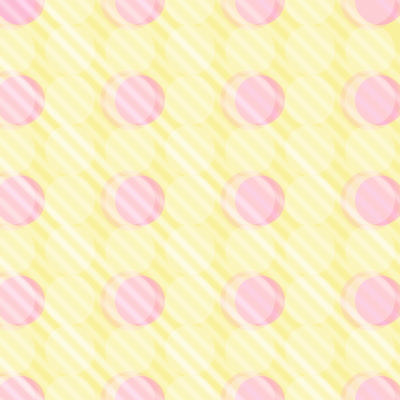
Frame 1 (no input)
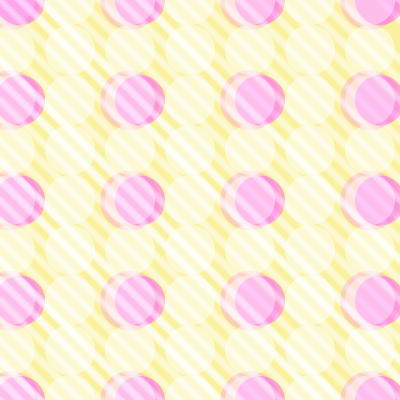
Frame 2 (the mouse pressed at the canvas centre, redrawn once)

The Processing sketch that drew these frames (run headless with seeded random() and noise(); the mouse was pressed at the canvas centre and the sketch redrawn once):

// Processing sketch: processing_39135
// ── processing_39135.pde

void setup() {
  size(400, 400);
  colorMode(RGB);
  background(250, 241, 159);
}
void draw() {
  for (int a=20; a<width*2; a+= 120) {
    for (int b=0; b<width*3; b+=100) {
      noStroke();
      fill(600, 940, 345, 75);
      ellipse(a/2, b/2, 50, 50);

      stripe(a, b);


      for (int c=150; c>height/2; c+=255) {
        fill(90, 40, 345, 60);
        stripe(a, b);
      }
    }
  }

  noLoop();
}
void stripe(float a, float c) {
  pushMatrix(); 
  translate(a, c);
  stroke(width, height, 360, 50);
  strokeWeight(8);
  line(-a, -a, a*width, a*height);
  strokeWeight(4);
  line(-a-10, -a-10, a*width, a*height);
  noStroke();
  fill(800, 89, 900, 30);
  ellipse(-10, c/height, 60, 60);
  fill(800, 89, 900, 70);
  ellipse(0, c/height, 50, 50);


  popMatrix();
}
